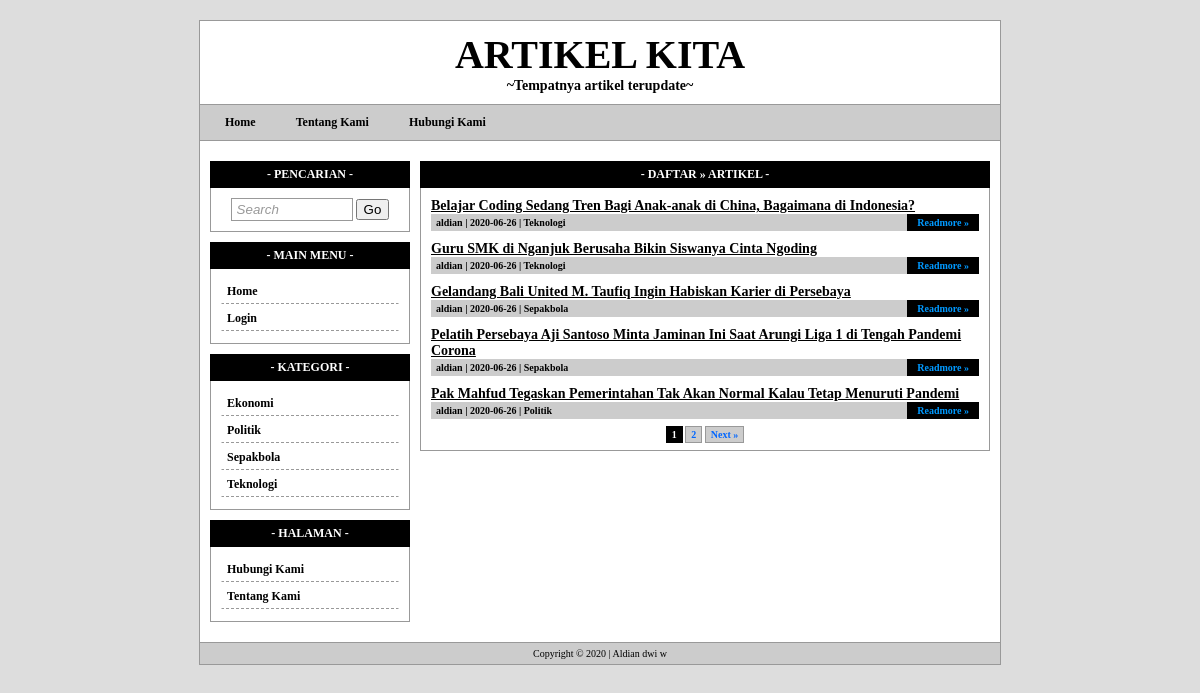
The page /daftar-artikel.php on the database its author committed.
### tables this page shows
CREATE TABLE `tw_page` (
  `page_id` int(11) NOT NULL,
  `page_user` varchar(32) NOT NULL,
  `page_date` date NOT NULL,
  `page_title` varchar(255) NOT NULL,
  `page_body` text NOT NULL,
  `page_top` int(2) NOT NULL
);

CREATE TABLE `tw_category` (
  `cat_id` int(11) NOT NULL,
  `cat_name` varchar(32) NOT NULL
);

CREATE TABLE `tw_blog` (
  `blog_id` int(11) NOT NULL,
  `blog_user` varchar(32) NOT NULL,
  `blog_cat_id` int(11) NOT NULL,
  `blog_date` date NOT NULL,
  `blog_title` varchar(255) NOT NULL,
  `blog_body` text NOT NULL
);

### daftar-artikel.php (the view, shortened to what this page needs)
<?php
include'template/overall/header.php';
echo '<div class="content-title" style="background:#000; color:#FFF; border:1px solid #000;">- Daftar &raquo; Artikel -</div>';
echo '<div class="content-body">';
$dataPerPage = 5;
if(isset($_GET['page'])){
    $noPage = $_GET['page'];
}else{
    $noPage = 1;
}
$offset = ($noPage - 1) * $dataPerPage;
$sql = mysqli_query($koneksi, "SELECT * FROM tw_blog ORDER BY blog_id DESC LIMIT $offset, $dataPerPage");
if(mysqli_num_rows($sql) == 0){
    echo 'Blank...!';
}else{
    while($data = mysqli_fetch_assoc($sql)){
        $cat_id = $data['blog_cat_id'];
        $cat = mysqli_query($koneksi, "SELECT * FROM tw_category WHERE cat_id='$cat_id'");
        $data_cat = mysqli_fetch_assoc($cat);
        echo '<div id="blog">';
        echo '<div class="blog-title">'.$data['blog_title'].'</div>';
        echo '<div class="blog-info">';
        echo $data['blog_user'].' | '.$data['blog_date'].' | '.$data_cat['cat_name'];
        echo '<a class="more" href="single.php?id='.$data['blog_id'].'">Readmore &raquo;</a>';
        echo '</div>';
        echo '</div>';
    }
    $query = "SELECT COUNT(blog_id) AS jumData FROM tw_blog";
    $hasil = mysqli_query($koneksi, $query);
    $row = mysqli_fetch_array($hasil);
    $jumData = $row['jumData'];
    $jumPage = ceil($jumData/$dataPerPage);
    echo '<div class="paging">';
    for($page = 1; $page <= $jumPage; $page++){
        if ((($page >= $noPage - 3) && ($page <= $noPage + 3)) || ($page == 1) || ($page == $jumPage)){
            if ($page == $noPage) echo " <b>".$page."</b> ";
            else echo " <a href='".$_SERVER['PHP_SELF']."?page=".$page."'>".$page."</a> ";
         }
    }
    if ($noPage < $jumPage) echo "<a href='".$_SERVER['PHP_SELF']."?page=".($noPage+1)."'>Next &raquo;</a>";
    echo '</div>';
}
echo '</div>';
include'template/overall/footer.php';
?>

### template/menu.php (shortened to what this page needs)
<center></center><?php
$sql = mysqli_query($koneksi, "SELECT * FROM tw_page WHERE page_top=1 ORDER BY page_id ASC");
if(mysqli_num_rows($sql) != 0){
	echo '<a href="index.php">Home</a>';
	while($data = mysqli_fetch_assoc($sql)){
		echo '<a href="page.php?id='.$data['page_id'].'">'.$data['page_title'].'</a>';
	}
}
?>

### template/widget/category.php
<div class="widget-title" style="background:#000; color:#FFF; border:1px solid #000;">- Kategori -</div>
<div class="widget-body">
    <?php
	$sql = mysqli_query($koneksi, "SELECT * FROM tw_category ORDER BY cat_name ASC");
	if(mysqli_num_rows($sql) != 0){
		while($data = mysqli_fetch_assoc($sql)){
			echo '<a class="menu" href="category.php?id='.$data['cat_id'].'">'.$data['cat_name'].'</a>';
		}
	}
	?>
</div>

### template/widget/page.php
<div class="widget-title" style="background:#000; color:#FFF; border:1px solid #000;">- Halaman -</div>
<div class="widget-body">
    <?php
	$sql = mysqli_query($koneksi, "SELECT * FROM tw_page ORDER BY page_title ASC");
	if(mysqli_num_rows($sql) != 0){
		while($data = mysqli_fetch_assoc($sql)){
			echo '<a class="menu" href="page.php?id='.$data['page_id'].'">'.$data['page_title'].'</a>';
		}
	}
	?>
</div>

### style.css (style rules this page uses)
body { font-family:tahoma; font-size:12px; background:#DDD; padding:0; margin:0; }
a { color:#0099FF; text-decoration:none; }
#menu a { text-decoration:none; color:#000000; font-weight:bold; padding:3px 15px; margin-right:10px; }
#widget .widget-title { background:#CCC; padding:5px 10px; font-weight:bold; border:1px solid #999; text-align:center; text-transform:uppercase; }
#widget .widget-body { padding:10px; border:1px solid #999; border-top:none; margin-bottom:10px; }
#widget .widget-body a.menu { display:block; padding:4px 5px; margin-bottom:2px; border:1px solid #FFF; border-bottom:1px dashed #999; color:#000; font-weight:bold; }
#content .content-title { background:#CCC; padding:5px 10px; font-weight:bold; border:1px solid #999; text-align:center; text-transform:uppercase; }
#content .content-body { padding:10px; border:1px solid #999; border-top:none; margin-bottom:10px; }
#content .content-body #blog { margin-bottom:10px; }
#content .content-body #blog .blog-title { font-weight:bold; font-size:14px; text-decoration:underline; }
#content .content-body #blog .blog-info { background:#CCC; padding:3px 5px; font-size:10px; font-weight:bold; }
#content .content-body #blog .blog-info a.more { float:right; background:#000000; padding:3px 10px; margin-top:-3px; margin-right:-5px; }
.paging { text-align:center; font-size:10px; }
.paging a { border:1px solid #999; padding:2px 5px; background:#CCCCCC; color:#0066FF; font-weight:bold; }
.paging b { border:1px solid #000; padding:2px 5px; background:#000; color:#FFF; font-weight:bold; }

### rows shown on the page
tw_page: page_title "Tentang Kami"
tw_page: page_title "Hubungi Kami"
tw_category: cat_name "Ekonomi"
tw_category: cat_name "Politik"
tw_category: cat_name "Sepakbola"
tw_category: cat_name "Teknologi"
tw_blog: blog_title "Belajar Coding Sedang Tren Bagi Anak-anak di China, Bagaimana di Indonesia?", blog_user "aldian", blog_date "2020-06-26", tw_category.cat_name "Teknologi"
tw_blog: blog_title "Guru SMK di Nganjuk Berusaha Bikin Siswanya Cinta Ngoding", blog_user "aldian", blog_date "2020-06-26", tw_category.cat_name "Teknologi"
tw_blog: blog_title "Gelandang Bali United M. Taufiq Ingin Habiskan Karier di Persebaya", blog_user "aldian", blog_date "2020-06-26", tw_category.cat_name "Sepakbola"
tw_blog: blog_title "Pelatih Persebaya Aji Santoso Minta Jaminan Ini Saat Arungi Liga 1 di Tengah Pandemi Corona", blog_user "aldian", blog_date "2020-06-26", tw_category.cat_name "Sepakbola"
tw_blog: blog_title "Pak Mahfud Tegaskan Pemerintahan Tak Akan Normal Kalau Tetap Menuruti Pandemi", blog_user "aldian", blog_date "2020-06-26", tw_category.cat_name "Politik"
